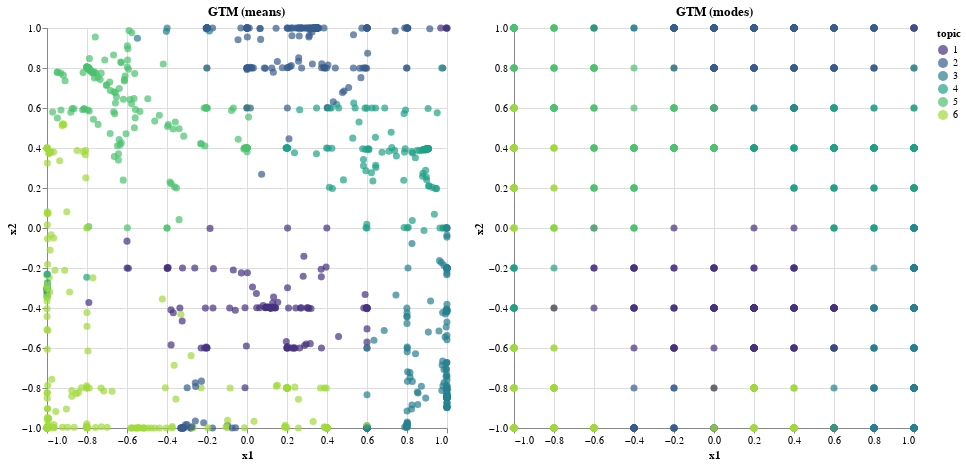

Notebook source saved alongside this figure:
### Code cell
gtm_chart.display()

### Figure 1 — Vega-Lite specification as saved in the notebook (floating-point values rounded to 4 significant figures; data arrays with more than 128 entries replaced by an {"elided": "..."} marker saying what was removed)
{"config": {"view": {"continuousWidth": 300, "continuousHeight": 300}}, "hconcat": [{"data": {"name": "data-9748c9594e32cc8b1da0b36d00b2a1db"}, "mark": {"type": "circle"}, "encoding": {"color": {"field": "topic", "scale": {"scheme": "viridis"}, "type": "nominal"}, "size": {"value": 50}, "tooltip": [{"field": "x1", "type": "quantitative"}, {"field": "x2", "type": "quantitative"}, {"field": "topic", "type": "nominal"}], "x": {"field": "x1", "type": "quantitative"}, "y": {"field": "x2", "type": "quantitative"}}, "height": 400, "title": "GTM (means)", "width": 400}, {"data": {"name": "data-97da809b93b9f2a7bc5537fa833ec678"}, "mark": {"type": "circle"}, "encoding": {"color": {"field": "topic", "scale": {"scheme": "viridis"}, "type": "nominal"}, "size": {"value": 50}, "tooltip": [{"field": "x1", "type": "quantitative"}, {"field": "x2", "type": "quantitative"}, {"field": "topic", "type": "nominal"}], "x": {"field": "x1", "type": "quantitative"}, "y": {"field": "x2", "type": "quantitative"}}, "height": 400, "title": "GTM (modes)", "width": 400}], "$schema": "https://vega.github.io/schema/vega-lite/v5.17.0.json", "datasets": {"data-9748c9594e32cc8b1da0b36d00b2a1db": {"elided": "989 records"}, "data-97da809b93b9f2a7bc5537fa833ec678": {"elided": "989 records"}}}
